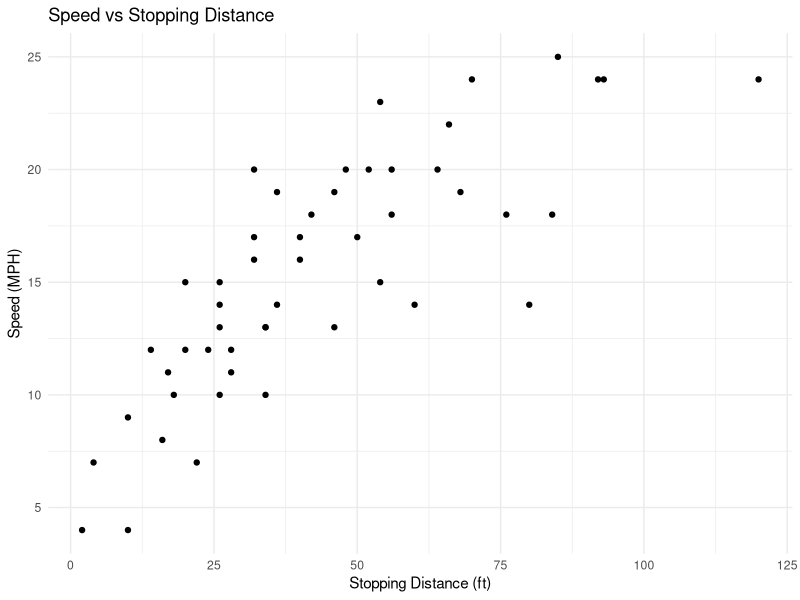

Here is the R script that generated this plot:
## ---- chunk 1
knitr::opts_chunk$set(echo = TRUE)

library(tidyverse)

## ---- chunk 2
data(cars)

#make scatterplot of speed and dist

cars%>%
  ggplot()+
  geom_point(aes(x=dist, y=speed))+
  theme_minimal()+
  labs(title="Speed vs Stopping Distance",
       x="Stopping Distance (ft)",
       y="Speed (MPH)")

